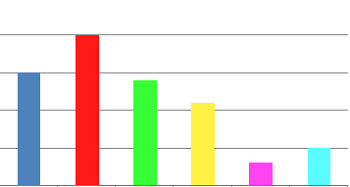
#> input picture Segundo Parcial/Tarea/grafica.png, 350 x 187 px
$ jupyter execute BarGraph.ipynb
#> lines starting #> are read from the running program, lines starting #| are printed output that depends on the picture; after the words box and inside, x2 and y2 are one past the last pixel; in counts of white or black regions, pixels touching at a corner belong together
[cell 1]
import cv2
import matplotlib.pyplot as plt
import numpy as np

[cell 2]
graph = cv2.imread("grafica.png", 0)
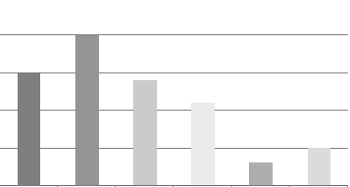
#> graph: shape (187, 350); min 109, max 255, mean 237.3

plt.figure()
plt.imshow(graph, cmap='gray')

plt.show()

[cell 3]
binary_mask = graph > 250
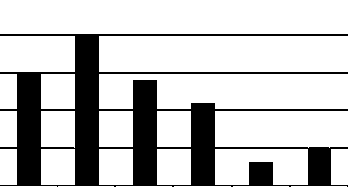
#> binary_mask: shape (187, 350) bool; 77.4% white; 1 black region, box (x1, y1, x2, y2) and area: (0, 34, 348, 187) 14815

binary_mask=np.logical_not(binary_mask)
plt.figure()
plt.imshow(binary_mask, cmap='gray')

plt.show()

[cell 4]
print(binary_mask.shape)
#| (187, 350)

[cell 5]
def mover(xc):
    return xc+(binary_mask.shape[1]//15)
def subir(yc):
    return yc -(binary_mask.shape[0]//15)

def comparar(ix,iy,structure,matrix):
    sizey=structure.shape[0]
    sizex=structure.shape[1]//2

    if iy-sizey >0 and ix-sizex>0 and iy<matrix.shape[0] and ix+sizex+1<matrix.shape[1]:

        submatrix=matrix[iy-sizey:iy,ix-sizex:ix+sizex+1]


        for i in range(0,sizey):
            for j in range(0,sizex):
                if structure[i,j]!=submatrix[i,j]:
                    return False

        return True
    else:
        return False

[cell 6]
structure=np.array([[True,True,True,True,True],[True,True,True,True,True],[True,True,True,True,True],[True,True,True,True,True],[True,True,True,True,True]])
lista=[]
valuex=0

while valuex<binary_mask.shape[1]:
    valuey=binary_mask.shape[0]-10
    aux=0
    while comparar(valuex,valuey,structure,binary_mask):
        aux+=1
        valuey=subir(valuey)
    if(aux>0):
        print(valuey)
    lista.append(aux)
    valuex=mover(valuex)
print(lista)
#| [0, 9, 0, 0, 12, 0, 8, 0, 0, 6, 0, 1, 0, 0, 3, 0]

$ run again, with Segundo Parcial/Tarea/EntregableOperadoresMorfologicos.png copied over Segundo Parcial/Tarea/grafica.png
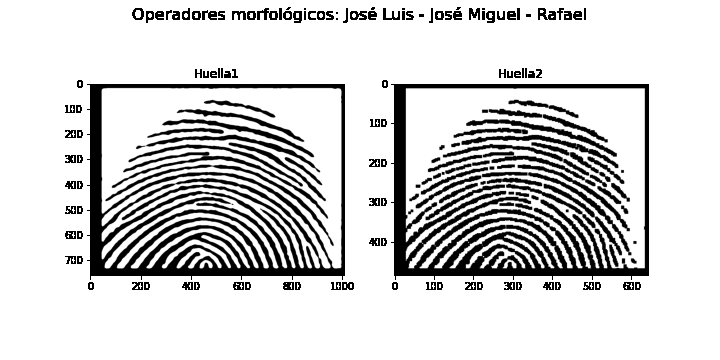
#> input picture Segundo Parcial/Tarea/EntregableOperadoresMorfologicos.png, 720 x 360 px
#> graph is the input picture: shape (360, 720); min 0, max 255, mean 210
#> `binary_mask = graph > 250`:
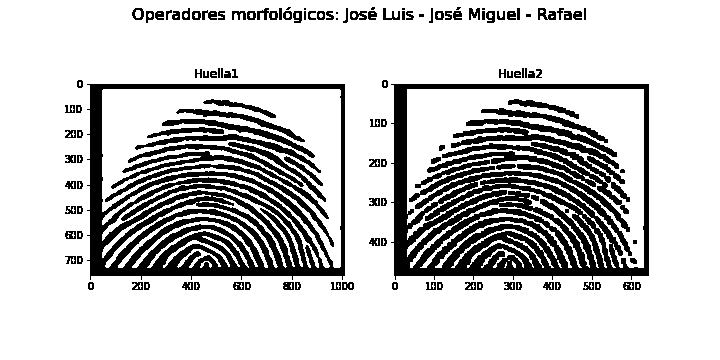
#> binary_mask: shape (360, 720) bool; 77.7% white; 139 black regions (13 under 20 px), largest, box (x1, y1, x2, y2) and area: (391, 84, 649, 280) 19121, (87, 84, 345, 280) 17844, (427, 142, 630, 214) 2731
#| (360, 720)
#| [0, 0, 0, 0, 0, 0, 0, 0, 0, 0, 0, 0, 0, 0, 0]
